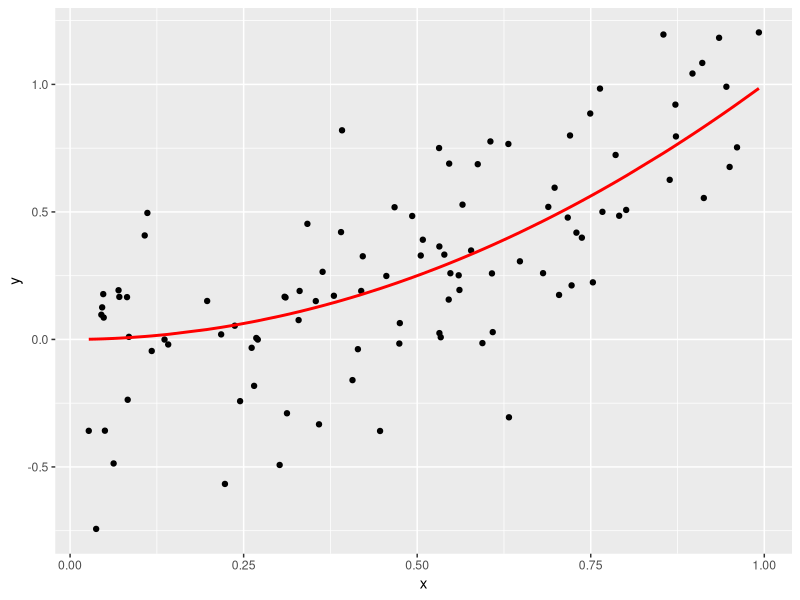
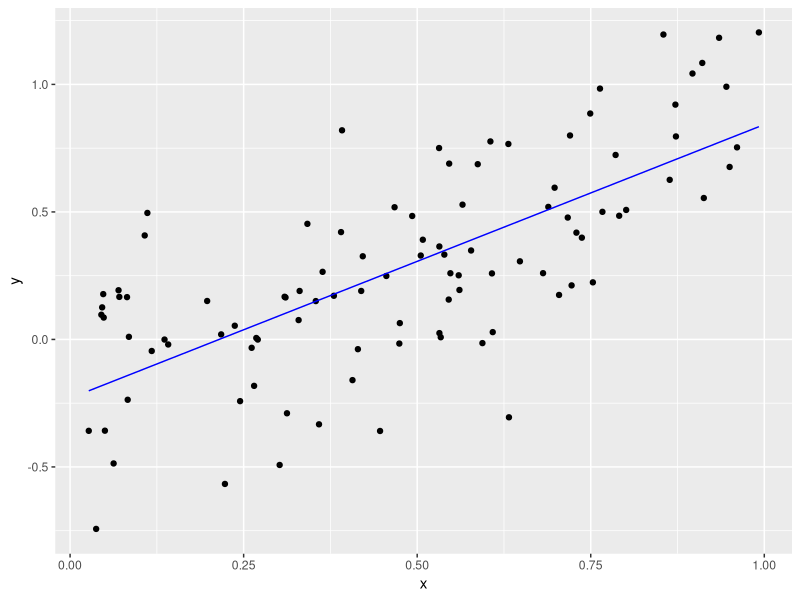

The R source for these figures, in order: (Note: a time limit stopped this script after it produced the figures.)
# Setup -------------------------------------------------------------------
library(tidyverse)
library(broom)

# Let these be:
# -true function f(x) for a one-dimensional predictor x
# -the standard deviation of the true epsilon i.e. the noise
f <- function(x) {
  x^2
}
sigma <- 0.3

# This function generates a random sample. Random in terms of both
# -the predictor x
# -the amount of noise eps
generate_sample <- function(f, n_sim, sigma) {
  data_frame(
    x = runif(n = n_sim, min = 0, max = 1),
    f_x = f(x),
    eps = rnorm(n = n_sim, mean = 0, sd = sigma),
    y = f_x + eps
  )
}



# Generate Training Data via Sampling -------------------------------------
train_data <- generate_sample(f, n_sim = 100, sigma = sigma)

# The true model f(x) is in red. We observe points (x,y). Here we are pretending
# to know the exact break down of y into f(x) and eps
ggplot(train_data, aes(x=x)) +
  geom_point(aes(y=y)) +
  geom_line(aes(y=f_x), col="red", size=1)

# In a realistic situation, we only know x & y, not f(x) & eps. So we should
# remove them
train_data <- train_data %>%
  select(x, y)



# Generate Test Data, Fit Model, and Get Predictions -------------------

# 1. Generate test data via sampling. Recall in test data, we only have the
# predictors x:
test_data <- generate_sample(f, n_sim = 100, sigma = sigma) %>%
  select(x)

# 2. Fit Model: Simple linear regression
model <- lm(y ~ x, data = train_data)
train_data_augmented <- model %>%
  augment() %>%
  tbl_df()
# Plot fitted model to training data
ggplot(data=train_data_augmented, aes(x=x)) +
  geom_point(aes(y=y)) +
  geom_line(aes(y=.fitted), col="blue")

# 3. Get Predictions
# Note: we use augment(newdata=BLAH) here, since it works. This is equivalent
# to using the predict() function.
predictions <- model %>%
  augment(newdata=test_data) %>%
  tbl_df() %>%
  .[[".fitted"]]



# Main For Loop -------------------------------------------------
set.seed(76)
n_sim <- 10000

# Create new test data: a single point
x0 <- 0.95
test_data <- data_frame(x=x0)

# Save predictions here
predictions <- rep(0, n_sim)

for(i in 1:n_sim) {
  # FILL THIS IN:
  # Sample new train data:
  train_data <- generate_sample(f, n_sim = n_sim, sigma = sigma)
  
  # Fit the model:
  model <- lm(y ~ x, data = train_data)
  train_data_augmented <- model %>%
    augment(newdata=test_data) %>%
    tbl_df()
  # Get predictions
  predictions[i] <- train_data_augmented$.fitted
    # yhat = fhat(x) at point x0
  
  
  if(i %% 100 == 0){
    print(i)
  }
}

# Pull the Curtain! Reveal truth: i.e. show all components we really know, but
# pretended not to:
set.seed(76)
truth <- data_frame(
  x = rep(x0, n_sim),
  f_x = f(x),
  eps = rnorm(n = n_sim, mean = 0, sd = 0.3),
  y = f_x + eps
  )

# Add predictions
truth <- truth %>%
  mutate(y_hat=predictions)

# Compute MSE, (Avg Bias of f_hat)^2, Variance of f_hat, sigma^2:
# FILL THIS IN:
